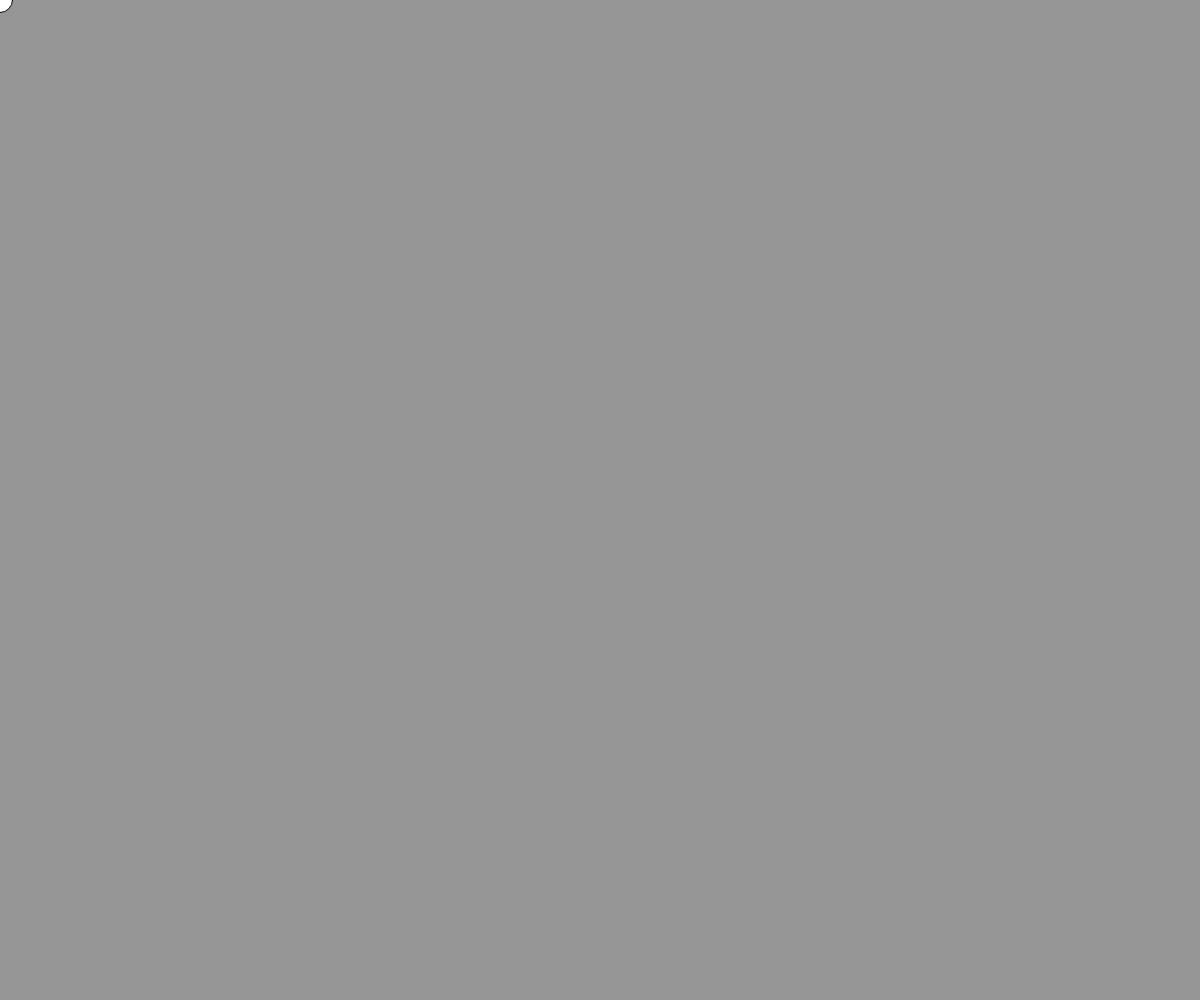
Frame 1 (no input)
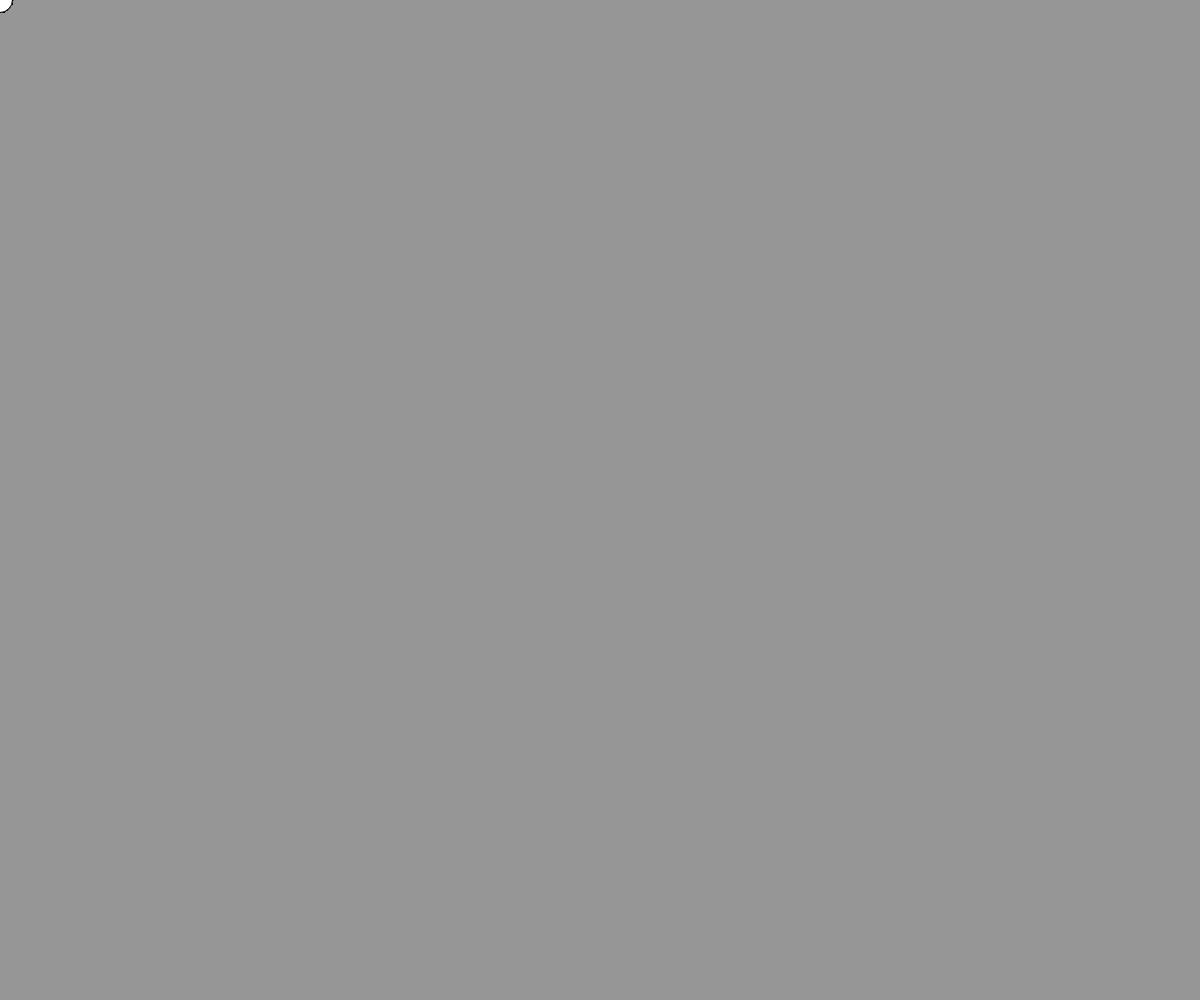
Frame 60 (no input)
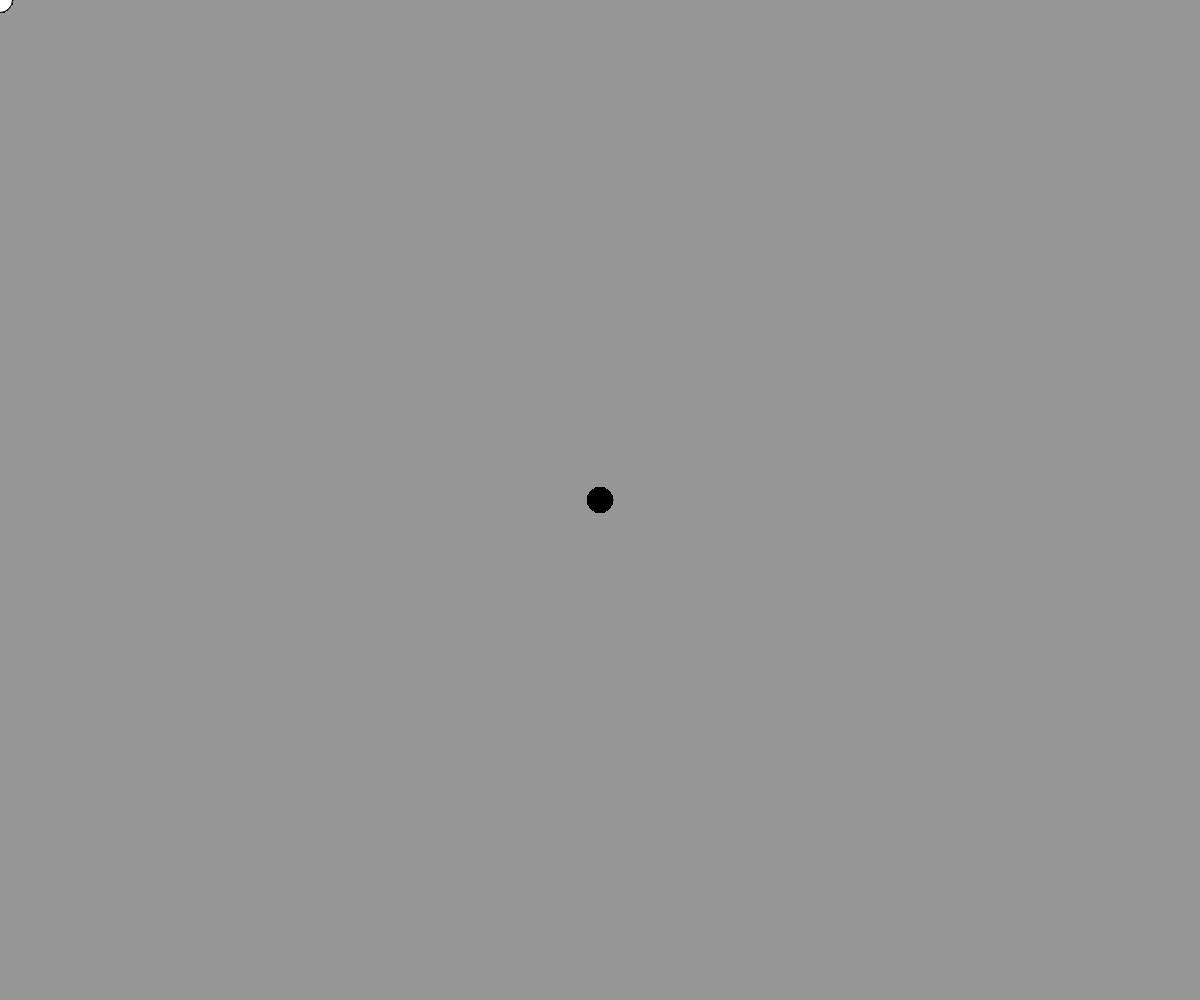
Frame 120 (the mouse pressed at the canvas centre since frame 60)

The p5.js sketch that drew these frames (run headless with seeded random() and noise() and a simulated clock; from frame 60 on, the mouse is pressed at the canvas centre):

// p5.js sketch
// ── sketch.js
// This will allow user paint sound with shapes
//1 draw ellipse where mouse is.
//quad(400,400,445,400,475,475,375,475); //polygon
//rect(100,400,45,35); //rectangle
//triangle(400,200,425,225,375,225); //triangle
  function setup(){
    createCanvas(windowWidth,windowHeight);
    background(150); //draw grey canvas width and height of window.
  }

  function draw(){
    
    if(mouseIsPressed){
      fill(0);
    }else {
      fill(255);
    }
    ellipse(mouseX, mouseY, 25, 25); //draw circle where mouse is.



  }
